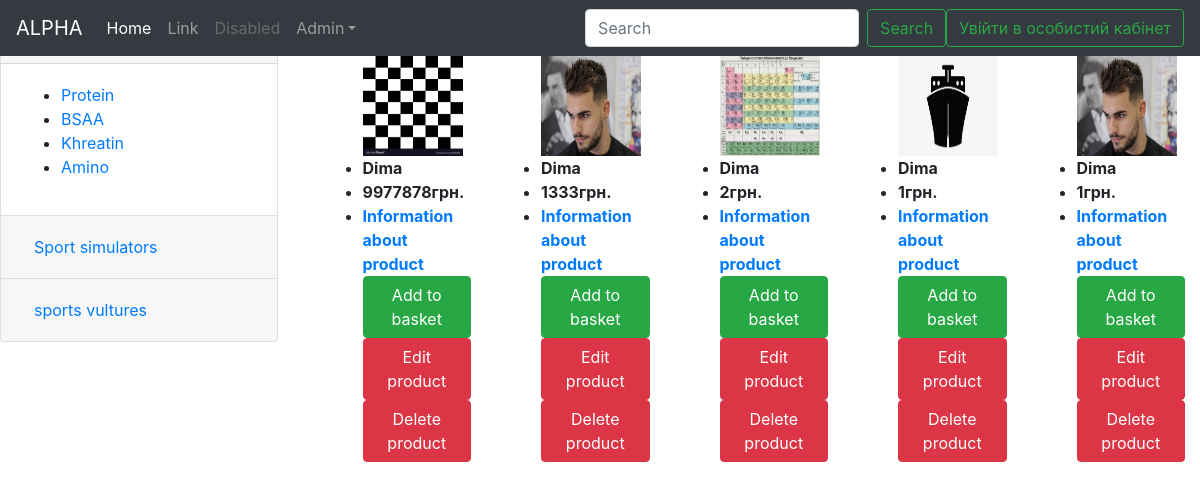
/home/, run on the app's committed database.
### home/models.py (models this page shows, shortened)
class Product(models.Model):
    picture = models.ImageField(upload_to='media/',
            null=True,
            blank=True,
            width_field="width_field",
            height_field="height_field")
    height_field = models.IntegerField(default=0)
    width_field = models.IntegerField(default=0)
    price = models.IntegerField()
    name = models.CharField(max_length=50)
    date_added = models.DateField(default=datetime.now())
    weight = models.IntegerField()
    producer = models.ForeignKey(Producer, on_delete=models.CASCADE)
    note = models.TextField()

### home/views.py (the view)
# urls.py: 2. Add a URL to urlpatterns:  path('', views.home, name='home')
def home(request):
    data = dict()
    products = Product.objects.all()
    data["products"] = products
    return render(request, "home.html", context=data)

### templates/home.html (shortened to what this page needs)
{% extends 'layouts/base.html' %}
{% block content%}
  <div class="row" >
    <div class="col-sm-3">
      <div class="accordion" id="accordionExample">
  <div class="card">
    <div class="card-header" id="headingOne">
      <h5 class="mb-0">
        <button class="btn btn-link" type="button" data-toggle="collapse" data-target="#collapseOne" aria-expanded="true" aria-controls="collapseOne">
        </button>
      </h5>
    </div>
    <div id="collapseOne" class="collapse show" aria-labelledby="headingOne" data-parent="#accordionExample">
      <div class="card-body">
          <ul>
              <li><a href="#">Protein</a></li>
              <li><a href="#">BSAA</a></li>
              <li><a href="#">Khreatin</a></li>
              <li><a href="#">Amino</a></li>
          </ul>
      </div>
    </div>
  </div>
  <div class="card">
    <div class="card-header" id="headingTwo">
      <h5 class="mb-0">
        <button class="btn btn-link collapsed" type="button" data-toggle="collapse" data-target="#collapseTwo" aria-expanded="false" aria-controls="collapseTwo">
          Sport simulators
        </button>
      </h5>
    </div>
  </div>
  <div class="card">
    <div class="card-header" id="headingThree">
      <h5 class="mb-0">
        <button class="btn btn-link collapsed" type="button" data-toggle="collapse" data-target="#collapseThree" aria-expanded="false" aria-controls="collapseThree">
          sports vultures
        </button>
      </h5>
    </div>
  </div>
</div>
    </div>
    <div class="col-sm-9">
      <h1 align="center">Products</h1>
        <div class="container">
        <div class="row">
{% for product in products %}
         <div class="col-sm">
<form id="product" action="/home/add_in_basked/" method="POST">
    <ul>
        <img width="100" height="100" src="media/{{ product.picture }}">
        <li><b id="basked-name">{{ product.name }}</b></li>
        <li><b id="basked-price">{{ product.price }}грн.</b></li>
        <li><b><a  href="/home/information_about_product/{{ product.id }}">Information about product</a> </b></li>
        <a id="button-basked" class="btn btn-success" href="/home/add_in_basked/{{ product.id }}">Add to basket</a>
        <a id="button-edit-product" class="btn btn-danger" href="/home/admin_edit_product/{{ product.id }}">Edit product</a>
        <a id="button-delete-product" class="btn btn-danger" href="/home/admin_delete_product/{{ product.id }}">Delete product</a>
    </ul>
</form>
    </div>
{% endfor  %}
</div>
  </div>
</div>
    </div>
{% endblock content%}

### templates/layouts/base.html (shortened to what this page needs)
<!DOCTYPE html>
{% load static %}
<html lang="en">
{% block content %}{% endblock content %}
    <link rel="stylesheet" href="https://stackpath.bootstrapcdn.com/bootstrap/4.4.1/css/bootstrap.min.css">
</head>
<body>
 <nav class="navbar navbar-expand-md navbar-dark fixed-top bg-dark">
  <a   class="navbar-brand"  href="/home">ALPHA</a>
  <div class="collapse navbar-collapse" id="navbarsExampleDefault">
    <ul class="navbar-nav mr-auto">
      <li class="nav-item active">
        <a class="nav-link" href="#">Home <span class="sr-only">(current)</span></a>
      </li>
      <li class="nav-item">
        <a class="nav-link" href="#">Link</a>
      </li>
      <li class="nav-item">
        <a class="nav-link disabled" href="#" tabindex="-1" aria-disabled="true">Disabled</a>
      </li>
      <li class="nav-item dropdown">
        <a class="nav-link dropdown-toggle" href="#" id="dropdown01" data-toggle="dropdown" aria-haspopup="true" aria-expanded="false">Admin</a>
      </li>
    </ul>
    <form class="form-inline my-2 my-lg-0">
      <input class="form-control mr-sm-2" type="text" placeholder="Search" aria-label="Search">
      <button class="btn btn-outline-success my-2 my-sm-0" type="submit">Search</button>
{% block account %}
{% if not user.is_authenticated %}
        <a class="btn btn-outline-success my-2 my-sm-0" href="/home/user_login/">Увійти в особистий кабінет</a>
        {% elif user.is_authenticated %}
        <a class="btn btn-outline-success my-2 my-sm-0" href="{% url 'basket' %}">Basket</a>
        <a class="btn btn-outline-success my-2 my-sm-0" href="/home/account/">Акаунт</a>
{% endif %}
{% endblock account %}
    </form>
  </div>
 </nav>
</body>
</html>

### data on the page
Product: picture (picture), name "Dima", price "9977878"
Product: picture (picture), name "Dima", price "1333"
Product: picture (picture), name "Dima", price "2"
Product: picture (picture), name "Dima", price "1"
Product: picture (picture), name "Dima", price "1"
